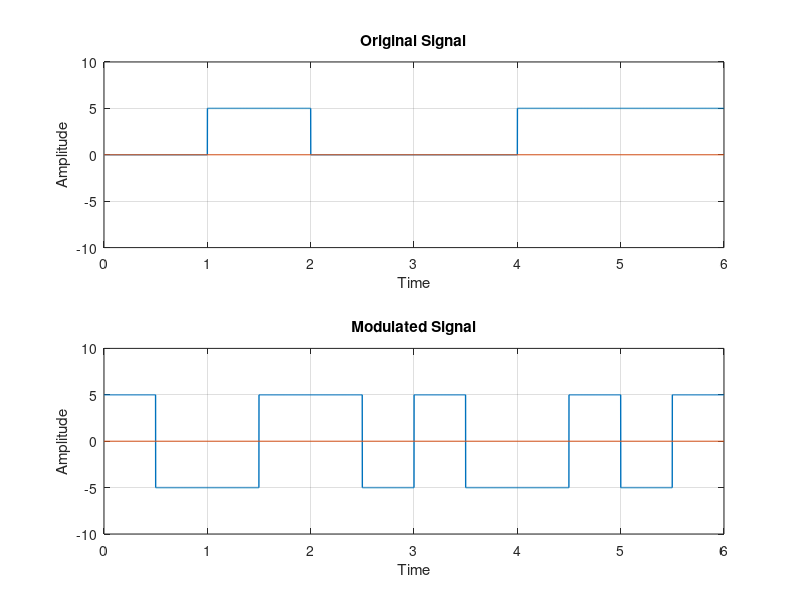

Write the MATLAB code that produced this figure.
#Manchester= 0-->positive to negative and 1--> negative to positive
clc;
clear all;
close all;

bits = [0 1 0 0 1 1];

bitrate = 1;
voltage = 5;

end_time = length(bits);

sampling_rate = 1000;
sampling_time = 1/sampling_rate;

start_time = 0;
end_time = length(bits)/bitrate;
time = start_time : sampling_time : end_time;

#Original Signal
index = 1;
for i = 1: length(time)
	if bits(index) == 1
		signal(i) = voltage;
	else
		signal(i) = 0;
	endif
	if time(i)*bitrate >= index
		index+=1;
	endif
endfor

subplot(2,1,1);
plot(time , signal, 'linewidth', 1);
axis([0 end_time -voltage-5 voltage+5]);
line([0 end_time], [0,0]);
title('Original Signal');
xlabel('Time');
ylabel('Amplitude');
grid on;


#MODULATION

index = 1;

for i = 1 : length(time)
	if bits(index)  == 1
		if time(i)*bitrate < index-(bitrate/2)
			modulation(i) = -voltage;
		else
			modulation(i) = +voltage;
		endif
	else
		if time(i)*bitrate < index-(bitrate/2)
			modulation(i) = voltage;
		else
			modulation(i) = -voltage;
		endif
	endif
	if time(i)*bitrate >= index
		index+=1;
	endif
endfor

subplot(2,1,2);
plot(time , modulation, 'linewidth', 1);
axis([0 end_time -voltage-5 voltage+5]);
line([0 end_time], [0,0]);
title('Modulated Signal');
xlabel('Time');
ylabel('Amplitude');
grid on;

#DEMODULATION

index =1;

for i = 1 : length(modulation)
	if time(i)*bitrate < index-(bitrate/2)
		if modulation(i) == -voltage
			demodulation(index) = 1;
		else
			demodulation(index) = 0;
		endif
	endif
	if time(i)*bitrate >= index
		index+=1;
	endif
endfor

disp(demodulation);

